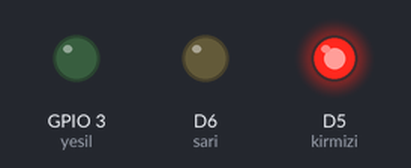
Simulated run of this sketch. Board: ESP8266 (NodeMCU). Parts: output pins drawn as LEDs (lit = HIGH).

Above: at 2.0 s.
At 4.5 s:
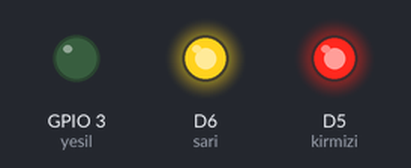
At 6.5 s:
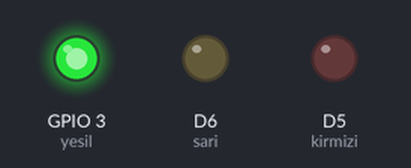
At 8.5 s:
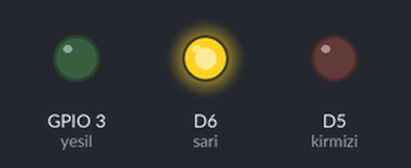
Timing chart, 0 to 11.7 s (numbered marks = the images above):
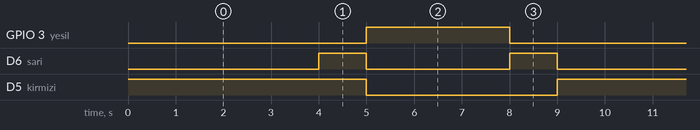

Measured:
- by itself, GPIO 3 (yesil): alternates HIGH for 3.0 s and LOW for 6.0 s
- by itself, D6 (sari): repeats every 9.0 s: LOW 3.0 s, HIGH 1.0 s, LOW 4.0 s, HIGH 1.0 s
- by itself, D5 (kirmizi): alternates HIGH for 5.0 s and LOW for 4.0 s

The sketch:

dk0150_trafikLambasi.ino
```cpp
/* dk0150 çözümleri — öğrenciye gösterilmez. */

// Çözüm 2: Türkiye sırası (kırmızı -> kırmızı+sarı -> yeşil -> sarı -> kırmızı).
const int kirmizi = D5;
const int sari = D6;
const int yesil = D9;

void setup() {
  pinMode(kirmizi, OUTPUT);
  pinMode(sari, OUTPUT);
  pinMode(yesil, OUTPUT);
}

void loop() {
  // Dur: yalnız kırmızı
  digitalWrite(kirmizi, HIGH);
  digitalWrite(sari, LOW);
  digitalWrite(yesil, LOW);
  delay(4000);

  // Hazırlan: kırmızı + sarı birlikte
  digitalWrite(kirmizi, HIGH);
  digitalWrite(sari, HIGH);
  digitalWrite(yesil, LOW);
  delay(1000);

  // Geç: yalnız yeşil
  digitalWrite(kirmizi, LOW);
  digitalWrite(sari, LOW);
  digitalWrite(yesil, HIGH);
  delay(3000);

  // Yavaşla: yalnız sarı
  digitalWrite(kirmizi, LOW);
  digitalWrite(sari, HIGH);
  digitalWrite(yesil, LOW);
  delay(1000);
}

/*
  Çözüm 1 (sayı seçimi, kod yok): Örnek: kırmızı delay(5000), sarı delay(500),
  yeşil delay(3000) — kırmızı daha uzun, sarı daha kısa, yeşil ortada kalır.
*/
```
